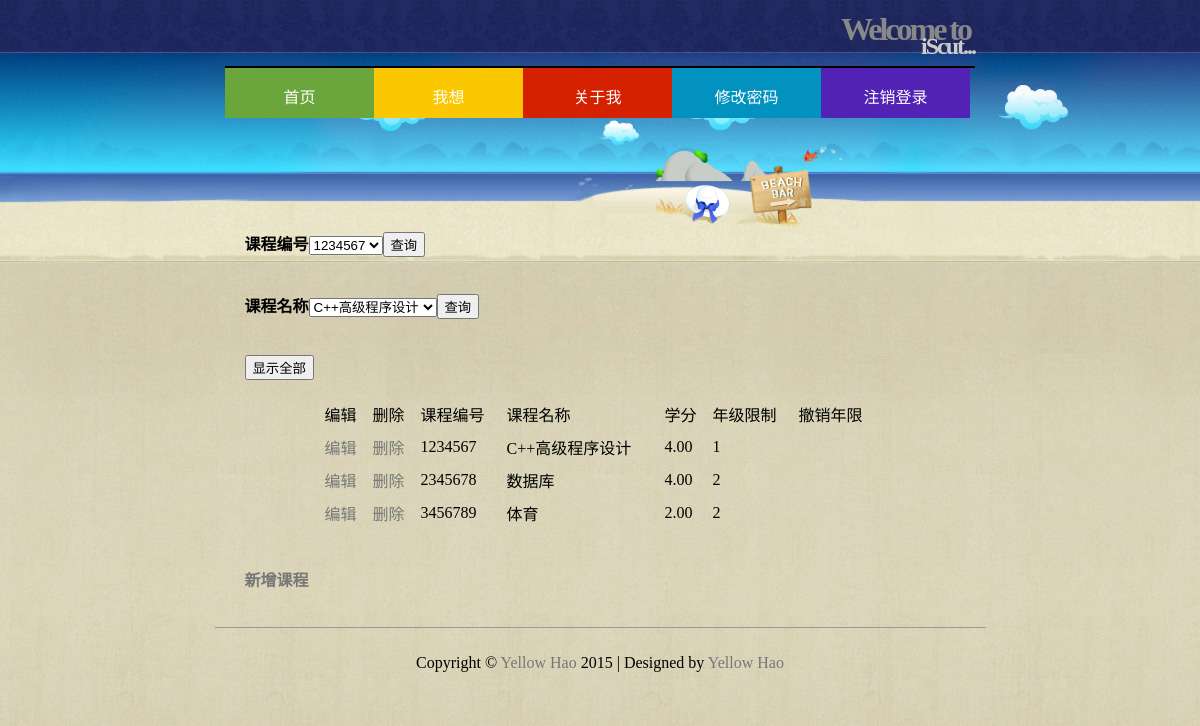
The page /iScut/htdocs/m_course.php (signed in) on the database its author committed.
### tables this page shows
CREATE TABLE `course` (
  `c_id` char(7) NOT NULL,
  `c_name` varchar(50) NOT NULL,
  `credit` decimal(5,2) NOT NULL,
  `least_grade` tinyint(1) UNSIGNED NOT NULL,
  `off_year` smallint(4) UNSIGNED DEFAULT NULL
);

### iScut/htdocs/m_course.php (the view, shortened to what this page needs)
<?php
require_once("../mysqli_connect.php");
echo '<form action="m_course.php" method="post">
<p><b>课程编号</b><select name="cid">';
$q="SELECT DISTINCT c_id FROM course";
$r=@mysqli_query($dbc,$q);
while($row=mysqli_fetch_array($r,MYSQLI_NUM)){
	echo '<option value="'.$row[0].'">'.$row[0].'</option>';
}
echo '</select><input type="submit" name="search_c_id" value="查询" /></p>
<p><b>课程名称</b><select name="cname">';
$q="SELECT DISTINCT c_name FROM course";
$r=@mysqli_query($dbc,$q);
while($row=mysqli_fetch_array($r,MYSQLI_NUM)){
	echo '<option value="'.$row[0].'">'.$row[0].'</option>';
}
echo '</select><input type="submit" name="search_c_name" value="查询" /></p>
<p><input type="submit" name="search_all" value="显示全部" /></p></form>';
$q="";
if(isset($_POST['search_c_id'])){
	$cid=$_POST['cid'];
	$q="SELECT * FROM course WHERE c_id='$cid'";
}elseif(isset($_POST['search_c_name'])){
	$cname=$_POST['cname'];
	$q="SELECT * FROM course WHERE c_name='$cname'";
}else{
	$q="SELECT * FROM course";
}
$r=@mysqli_query($dbc,$q);
if(!empty($q) && !(mysqli_num_rows($r)>0)){
	echo '<h2>暂无课程记录！</h2>';
}else{
	echo '<table align="center" cellspacing="3" cellpadding="3" width="75%">
	<tr><td align="left">编辑</td><td align="left">删除
	</td><td align="left">课程编号</td><td align="left">课程名称</td>
	<td align="left">学分</td><td align="left">年级限制</td>
	<td align="left">撤销年限</td></tr>';
	while($row=mysqli_fetch_array($r,MYSQLI_ASSOC)){
		$cid=$row['c_id'];
		$cname=$row['c_name'];
		$credit=$row['credit'];
		$lg=$row['least_grade'];
		$oy=$row['off_year'];
		echo '<tr><td align="left"><a href="edit_course.php?cid='.$cid.'">编辑</a></td>
		<td align="left"><a href="delete_course.php?cid=$cid">删除</a></td>
		<td align="left">'.$cid.'</td>
		<td align="left">'.$cname.'</td>
		<td align="left">'.$credit.'</td>
		<td align="left">'.$lg.'</td>
		<td align="left">'.$oy.'</td></tr>';
	}
	echo '</table>';
	echo '<p><a href="m_course.php?addnew=true"><b>新增课程</b></a></p>';
}
?>

### iScut/htdocs/includes/style.css (style rules this page uses)
a { color:#777; text-decoration:none; }
body { font-family:"Lucida Grande",arial,sans-serif; background:#CDCDCD url(../img/background.jpg) no-repeat fixed top; //background-position-x: 50%; font-family:微软雅黑; }
#header { border-bottom:2px solid #000000; height:60px; margin:0 auto; width:750px; }
#header h1 { color:#888; font-size:200%; letter-spacing:-3px; text-align:right; padding:5px; margin-top:-20px; margin-bottom:-40px; }
#header h2 { color:#CCC; font-size:150%; letter-spacing:-2px; text-align:right; }
#navigation { text-align:center; margin:0 auto; width:750px; position:relative; }
#navigation li { width:149px; height:50px; float:left; color:#191919; text-align:center; overflow:hidden; position:relative; }
#navigation ul { margin:0; padding:0; position:absolute; }
#navigation a { color:#FFF; text-decoration:none; }
#navigation p { padding:0px 5px; }
#navigation .green, .ngreen { background:#6AA63B; }
#navigation .yellow, .nyellow { background:#FBC700; }
#navigation .nred { background:#D52100; }
#navigation .purple,.npurple { background:#5122B4; }
#navigation .blue { background:#0292C0; }
#content { height:auto; margin:0 auto; padding:0 0 20px; width:751px; margin-top:125px; }
#content p { padding:20px 20px 0; }
#footer { border-top:1px solid #999; height:50px; margin:0 auto; padding:10px; text-align:center; width:751px; }

### rows shown on the page
course: c_id "1234567", c_name "C++高级程序设计", credit "4.00", least_grade "1"
course: c_id "2345678", c_name "数据库", credit "4.00", least_grade "2"
course: c_id "3456789", c_name "体育", credit "2.00", least_grade "2"

### other values the page prints
form field cid "1234567"
form field cname "C++高级程序设计"
